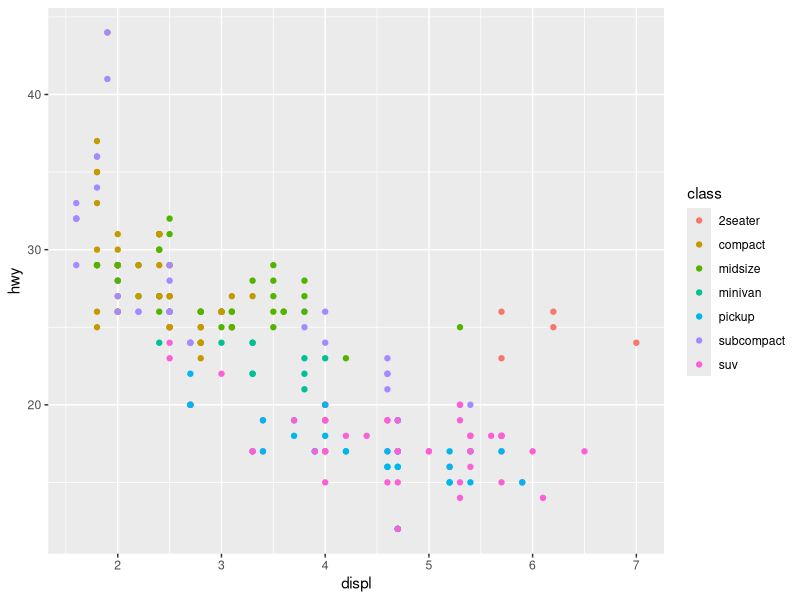
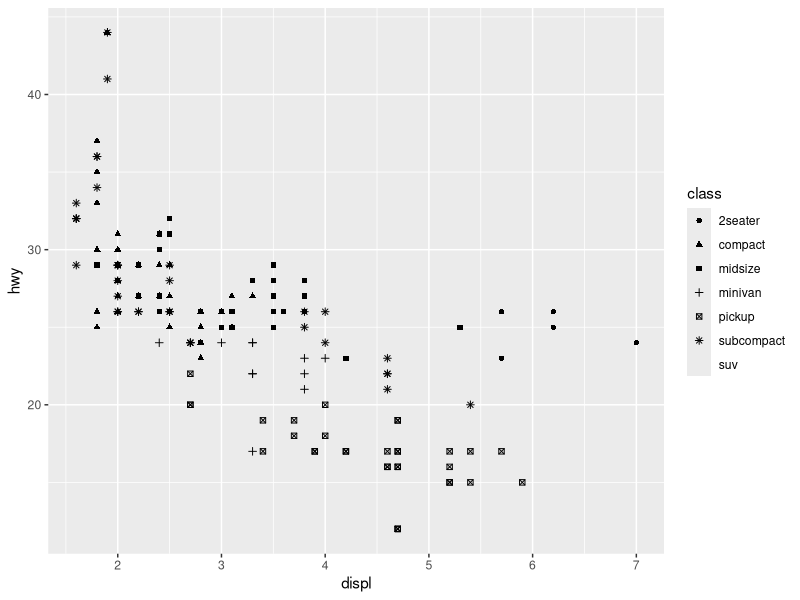
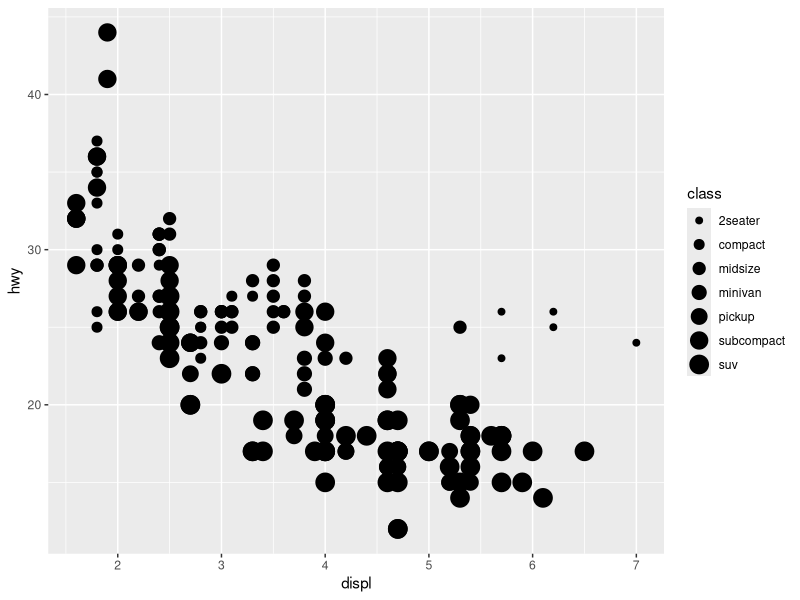
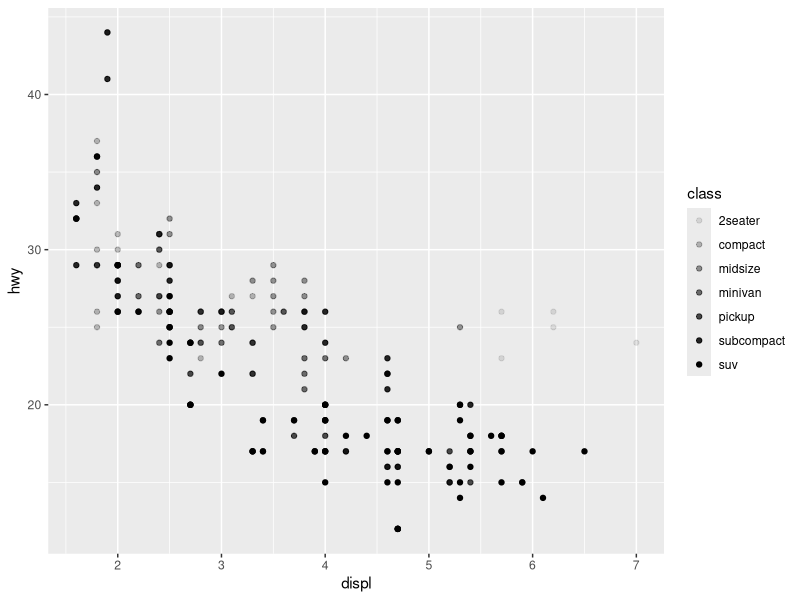
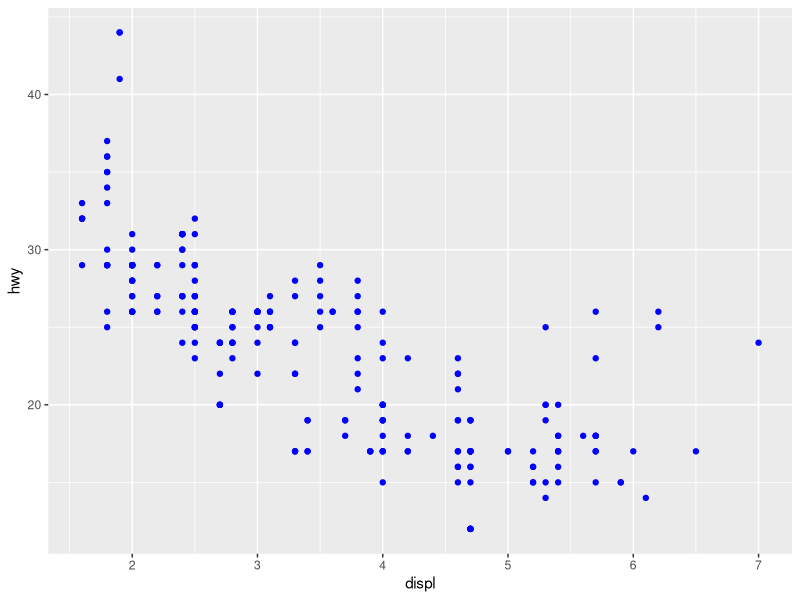
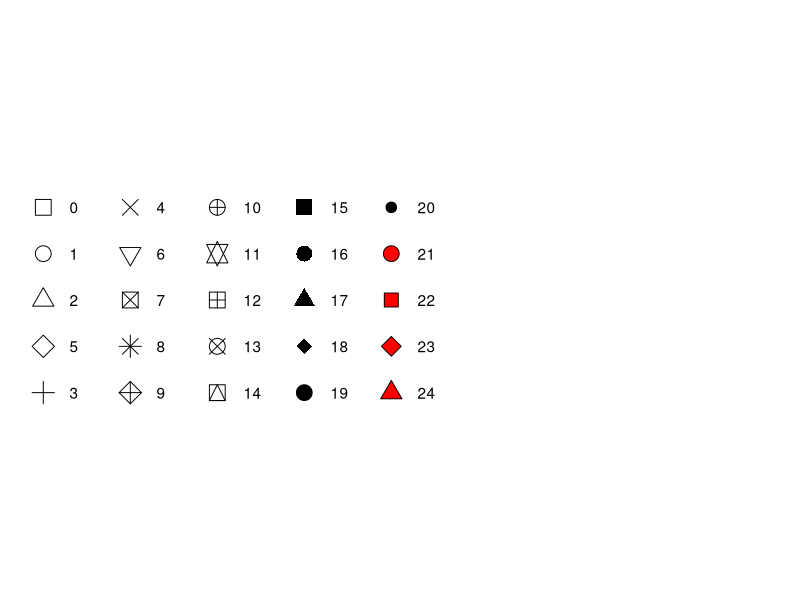
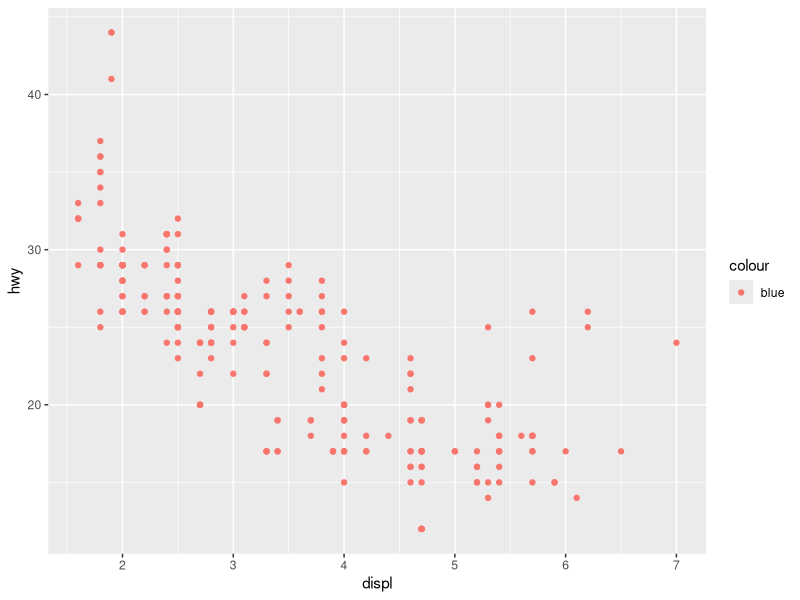
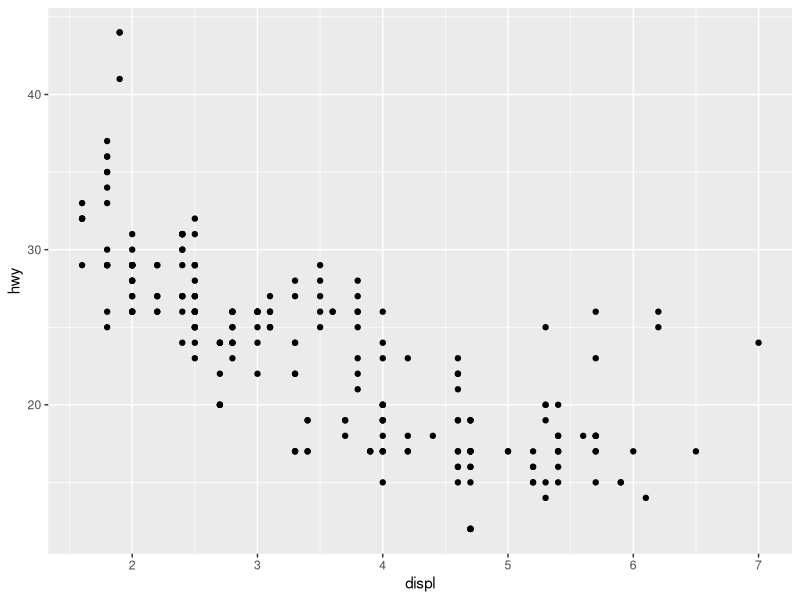

Source code (R) for these figures, in order: (Note: this script raises an error after producing the figures.)
## ---- chunk 1
knitr::opts_chunk$set(warning = FALSE, message = FALSE)
## ---- chunk 2
library(tidyverse)
library(ggplot2)
library(palmerpenguins)
## ---- chunk 3
#| label: setup
#| message: false

library(tidyverse)
library(patchwork)
## ---- chunk 4
?mpg

nrow(mpg)

sapply(mpg,class)

## ---- chunk 5
#| layout-ncol: 2
#| fig-width: 4
#| fig-alt: |
#|   Two scatterplots next to each other, both visualizing highway fuel #|   efficiency versus engine size of cars and showing a negative 
#|   association. In the plot on the left class is mapped to the color 
#|   aesthetic, resulting in different colors for each class. 
#|   In the plot on the right class is mapped the shape aesthetic, 
#|   resulting in different plotting character shapes for each class,
#|   except for suv. Each plot comes with a legend that shows the 
#|   mapping between color or shape and levels of the class variable.

# Left
ggplot(mpg, aes(x = displ, y = hwy, color = class)) +
  geom_point()

# Right
ggplot(mpg, aes(x = displ, y = hwy, shape = class)) +
  geom_point()
## ---- chunk 6
#| layout-ncol: 2
#| fig-width: 4
#| fig-alt: |
#|   Two scatterplots next to each other, both visualizing highway fuel 
#|   efficiency versus engine size of cars and showing a negative 
#|   association. In the plot on the left class is mapped to the size 
#|   aesthetic, resulting in different sizes for each class. 
#|   In the plot on the right class is mapped the alpha aesthetic, 
#|   resulting in different alpha (transparency) levels for each class. 
#|   Each plot comes with a legend that shows the mapping between size 
#|   or alpha level and levels of the class variable.

# Left
ggplot(mpg, aes(x = displ, y = hwy, size = class)) +
  geom_point()

# Right
ggplot(mpg, aes(x = displ, y = hwy, alpha = class)) +
  geom_point()
## ---- chunk 7
#| fig-alt: |
#|   Scatterplot of highway fuel efficiency versus engine size of cars 
#|   that shows a negative association. All points are blue.

ggplot(mpg, aes(x = displ, y = hwy)) + 
  geom_point(color = "blue")
## ---- chunk 8
#| label: fig-shapes
#| echo: false
#| warning: false
#| fig.asp: 0.364
#| fig-align: "center"
#| fig-cap: |
#|   R has 25 built-in shapes that are identified by numbers. There are some 
#|   seeming duplicates: for example, 0, 15, and 22 are all squares. The 
#|   difference comes from the interaction of the `color` and `fill` 
#|   aesthetics. The hollow shapes (0--14) have a border determined by `color`; 
#|   the solid shapes (15--20) are filled with `color`; the filled shapes 
#|   (21--24) have a border of `color` and are filled with `fill`. Shapes are 
#|   arranged to keep similar shapes next to each other.  
#| fig-alt: |
#|   Mapping between shapes and the numbers that represent them: 0 - square, 
#|   1 - circle, 2 - triangle point up, 3 - plus, 4 - cross, 5 - diamond, 
#|   6 - triangle point down, 7 - square cross, 8 - star, 9 - diamond plus, 
#|   10 - circle plus, 11 - triangles up and down, 12 - square plus, 
#|   13 - circle cross, 14 - square and triangle down, 15 - filled square, 
#|   16 - filled circle, 17 - filled triangle point-up, 18 - filled diamond, 
#|   19 - solid circle, 20 - bullet (smaller circle), 21 - filled circle blue, 
#|   22 - filled square blue, 23 - filled diamond blue, 24 - filled triangle 
#|   point-up blue, 25 - filled triangle point down blue.

shapes <- tibble(
  shape = c(0, 1, 2, 5, 3, 4, 6:19, 20, 21, 22, 23, 24),
  x = (0:24 %/% 5) / 2,
  y = (-(0:24 %% 5)) / 4
)
ggplot(shapes, aes(x, y)) + 
  geom_point(aes(shape = shape), size = 5, fill = "red") +
  geom_text(aes(label = shape), hjust = 0, nudge_x = 0.15) +
  scale_shape_identity() +
  expand_limits(x = 4.1) +
  scale_x_continuous(NULL, breaks = NULL) + 
  scale_y_continuous(NULL, breaks = NULL, limits = c(-1.2, 0.2)) + 
  theme_minimal() +
  theme(aspect.ratio = 1/2.75)
## ---- chunk 9
    #| fig-show: hide
    #| fig-alt: |
    #|   Scatterplot of highway fuel efficiency versus engine size of cars  
    #|   that shows a negative association. All points are red and 
    #|   the legend shows a red point that is mapped to the word blue.

    ggplot(mpg) + 
      geom_point(aes(x = displ, y = hwy, color = "blue"))
## ---- chunk 10
#| echo: false
#| message: false
#| layout-ncol: 2
#| fig-width: 3
#| fig-alt: |
#|   There are two plots. The plot on the left is a scatterplot of highway 
#|   fuel efficiency versus engine size of cars and the plot on the right 
#|   shows a smooth curve that follows the trajectory of the relationship 
#|   between these variables. A confidence interval around the smooth 
#|   curve is also displayed.

ggplot(mpg, aes(x = displ, y = hwy)) + 
  geom_point()

ggplot(mpg, aes(x = displ, y = hwy)) + 
  geom_smooth()
## ---- chunk 11
#| fig-show: hide

# Left
ggplot(mpg, aes(x = displ, y = hwy)) + 
  geom_point()

# Right
ggplot(mpg, aes(x = displ, y = hwy)) + 
  geom_smooth()
## ---- chunk 12
#| message: false
#| layout-ncol: 2
#| fig-width: 3
#| fig-alt: |
#|   Two plots of highway fuel efficiency versus engine size of cars.
#|   The data are represented with smooth curves. On the left, three 
#|   smooth curves, all with the same linetype. On the right, three 
#|   smooth curves with different line types (solid, dashed, or long 
#|   dashed) for each type of drive train. In both plots, confidence 
#|   intervals around the smooth curves are also displayed.

# Left
ggplot(mpg, aes(x = displ, y = hwy, shape = drv)) + 
  geom_smooth()

# Right
ggplot(mpg, aes(x = displ, y = hwy, linetype = drv)) + 
  geom_smooth()
## ---- chunk 13
#| message: false
#| fig-alt: |
#|   A plot of highway fuel efficiency versus engine size of cars. The data 
#|   are represented with points (colored by drive train) as well as smooth 
#|   curves (where line type is determined based on drive train as well). 
#|   Confidence intervals around the smooth curves are also displayed.

ggplot(mpg, aes(x = displ, y = hwy, color = drv)) + 
  geom_point() +
  geom_smooth(aes(linetype = drv))
## ---- chunk 14
#| layout-ncol: 3
#| fig-width: 3
#| fig-asp: 1
#| message: false
#| fig-alt: |
#|   Three plots, each with highway fuel efficiency on the y-axis and engine 
#|   size of cars, where data are represented by a smooth curve. The first plot 
#|   only has these two variables, the center plot has three separate smooth 
#|   curves for each level of drive train, and the right plot not only has the 
#|   same three separate smooth curves for each level of drive train but these 
#|   curves are plotted in different colors, with a legend explaining which 
#|   color maps to which level. Confidence intervals around the smooth curves 
#|   are also displayed.

# Left
ggplot(mpg, aes(x = displ, y = hwy)) +
  geom_smooth()

# Middle
ggplot(mpg, aes(x = displ, y = hwy)) +
  geom_smooth(aes(group = drv))

# Right
ggplot(mpg, aes(x = displ, y = hwy)) +
  geom_smooth(aes(color = drv), show.legend = FALSE)
## ---- chunk 15
#| message: false
#| fig-alt: |
#|   Scatterplot of highway fuel efficiency versus engine size of cars, where 
#|   points are colored according to the car class. A smooth curve following 
#|   the trajectory of the relationship between highway fuel efficiency versus 
#|   engine size of cars is overlaid along with a confidence interval around it.

ggplot(mpg, aes(x = displ, y = hwy)) + 
  geom_point(aes(color = class)) + 
  geom_smooth()
## ---- chunk 16
#| message: false
#| fig-alt: |
#|   Scatterplot of highway fuel efficiency versus engine size of cars, where 
#|   points are colored according to the car class. A smooth curve following 
#|   the trajectory of the relationship between highway fuel efficiency versus 
#|   engine size of subcompact cars is overlaid along with a confidence interval 
#|   around it.

ggplot(mpg, aes(x = displ, y = hwy)) + 
  geom_point() + 
  geom_point(
    data = mpg %>% filter(class == "2seater"), 
    color = "red"
  ) +
  geom_point(
    data = mpg %>% filter(class == "2seater"), 
    shape = "circle open", size = 3, color = "red"
  )
## ---- chunk 17
#| layout-ncol: 3
#| fig-width: 3
#| fig-alt: |
#|   Three plots: histogram, density plot, and box plot of highway
#|   mileage.
 
# Left
ggplot(mpg, aes(x = hwy)) +
  geom_histogram(binwidth = 2)

# Middle
ggplot(mpg, aes(x = hwy)) +
  geom_density()

# Right
ggplot(mpg, aes(x = hwy)) +
  geom_boxplot()
## ---- chunk 18
#| fig-asp: 0.33
#| fig-alt: 
#|   Density curves for highway mileage for cars with rear wheel, 
#|   front wheel, and 4-wheel drives plotted separately. The 
#|   distribution is bimodal and roughly symmetric for real and 
#|   4 wheel drive cars and unimodal and right skewed for front 
#|   wheel drive cars.

library(ggridges)

ggplot(mpg, aes(x = hwy, y = drv, fill = drv, color = drv)) +
  geom_density_ridges(alpha = 0.5, show.legend = FALSE)
## ---- chunk 19
    #| fig-show: hide
    #| message: false

    ggplot(mpg, aes(x = displ, y = hwy)) +
      geom_smooth(aes(color = drv), show.legend = FALSE)
## ---- chunk 20

    #| message: false
    #| layout-ncol: 2
    #| fig-width: 3
    #| fig-alt: |
    #|   There are six scatterplots in this figure, arranged in a 3x2 grid.
    #|   In all plots highway fuel efficiency of cars are on the y-axis and
    #|   engine size is on the x-axis. The first plot shows all points in black
    #|   with a smooth curve overlaid on them. In the second plot points are
    #|   also all black, with separate smooth curves overlaid for each level of
    #|   drive train. On the third plot, points and the smooth curves are
    #|   represented in different colors for each level of drive train. In the
    #|   fourth plot the points are represented in different colors for each
    #|   level of drive train but there is only a single smooth line fitted to
    #|   the whole data. In the fifth plot, points are represented in different
    #|   colors for each level of drive train, and a separate smooth curve with
    #|   different line types are fitted to each level of drive train. And
    #|   finally in the sixth plot points are represented in different colors
    #|   for each level of drive train and they have a thick white border.

    ggplot(mpg, aes(x = displ, y = hwy)) + 
      geom_point() + 
      geom_smooth(se = FALSE)
    ggplot(mpg, aes(x = displ, y = hwy)) + 
      geom_smooth(aes(group = drv), se = FALSE) +
      geom_point()
    ggplot(mpg, aes(x = displ, y = hwy, color = drv)) + 
      geom_point() + 
      geom_smooth(se = FALSE)
    ggplot(mpg, aes(x = displ, y = hwy)) + 
      geom_point(aes(color = drv)) + 
      geom_smooth(se = FALSE)
    ggplot(mpg, aes(x = displ, y = hwy)) + 
      geom_point(aes(color = drv)) +
      geom_smooth(aes(linetype = drv), se = FALSE)
    ggplot(mpg, aes(x = displ, y = hwy)) + 
      geom_point(size = 4, color = "white") + 
      geom_point(aes(color = drv))
## ---- chunk 21
#| fig-alt: |
#|   Scatterplot of highway fuel efficiency versus engine size of cars, 
#|   faceted by class, with facets spanning two rows.

ggplot(mpg, aes(x = displ, y = hwy)) + 
  geom_point() + 
  facet_wrap(~cyl)
## ---- chunk 22
#| fig-alt: |
#|   Scatterplot of highway fuel efficiency versus engine size of cars, faceted 
#|   by number of cylinders across rows and by type of drive train across 
#|   columns. This results in a 4x3 grid of 12 facets. Some of these facets have 
#|   no observations: 5 cylinders and 4 wheel drive, 4 or 5 cylinders and front 
#|   wheel drive.

ggplot(mpg, aes(x = displ, y = hwy)) + 
  geom_point() + 
  facet_grid(drv ~ cyl)
## ---- chunk 23
#| fig-alt: |
#|   Scatterplot of highway fuel efficiency versus engine size of cars, 
#|   faceted by number of cylinders across rows and by type of drive train 
#|   across columns. This results in a 4x3 grid of 12 facets. Some of these 
#|   facets have no observations: 5 cylinders and 4 wheel drive, 4 or 5 
#|   cylinders and front wheel drive. Facets within a row share the same 
#|   y-scale and facets within a column share the same x-scale.

ggplot(mpg, aes(x = displ, y = hwy)) + 
  geom_point() + 
  facet_grid(drv ~ cyl, scales = "free_y")
## ---- chunk 24
    #| fig-show: hide

    ggplot(mpg) + 
      geom_point(aes(x = drv, y = cyl))
## ---- chunk 25
    #| fig-show: hide

    ggplot(mpg) + 
      geom_point(aes(x = displ, y = hwy)) +
      facet_grid(drv ~ .)

    ggplot(mpg) + 
      geom_point(aes(x = displ, y = hwy)) +
      facet_grid(. ~ cyl)
## ---- chunk 26
    #| fig-show: hide

    ggplot(mpg) + 
      geom_point(aes(x = displ, y = hwy)) + 
      facet_wrap(~ class, nrow = 2)
## ---- chunk 27
    #| fig-show: hide
    #| message: false

    ggplot(mpg, aes(x = displ)) + 
      geom_histogram() + 
      facet_grid(drv ~ .)

    ggplot(mpg, aes(x = displ)) + 
      geom_histogram() +
      facet_grid(. ~ drv)
## ---- chunk 28
    #| fig-show: hide

    ggplot(mpg) + 
      geom_point(aes(x = displ, y = hwy)) +
      facet_grid(drv ~ .)
## ---- chunk 29
#| fig-alt: |
#|   Bar chart of number of each cut of diamond. There are roughly 1500 
#|   Fair, 5000 Good, 12000 Very Good, 14000 Premium, and 22000 Ideal cut 
#|   diamonds.

ggplot(diamonds, aes(x = cut)) + 
  geom_bar()
## ---- chunk 30
#| label: fig-vis-stat-bar
#| echo: false
#| out-width: "100%"
#| fig-cap: |
#|   When creating a bar chart we first start with the raw data, then
#|   aggregate it to count the number of observations in each bar,
#|   and finally map those computed variables to plot aesthetics.
#| fig-alt: |
#|   A figure demonstrating three steps of creating a bar chart. 
#|   Step 1. geom_bar() begins with the diamonds data set. Step 2. geom_bar() 
#|   transforms the data with the count stat, which returns a data set of 
#|   cut values and counts. Step 3. geom_bar() uses the transformed data to 
#|   build the plot. cut is mapped to the x-axis, count is mapped to the y-axis.

knitr::include_graphics("images/visualization-stat-bar.png")
## ---- chunk 31
    #| warning: false
    #| fig-alt: |
    #|   Bar chart of number of each cut of diamond. There are roughly 1500 
    #|   Fair, 5000 Good, 12000 Very Good, 14000 Premium, and 22000 Ideal cut 
    #|   diamonds.

    diamonds %>%
      count(cut) %>%
      ggplot(aes(x = cut, y = n)) +
      geom_bar(stat = "identity")
## ---- chunk 32
    #| fig-alt: |
    #|   Bar chart of proportion of each cut of diamond. Roughly, Fair 
    #|   diamonds make up 0.03, Good 0.09, Very Good 0.22, Premium 0.26, and 
    #|   Ideal 0.40.

    ggplot(diamonds, aes(x = cut, y = after_stat(prop), group = 1)) + 
      geom_bar()
## ---- chunk 33
    #| fig-alt: |
    #|   A plot with depth on the y-axis and cut on the x-axis (with levels 
    #|   fair, good, very good, premium, and ideal) of diamonds. For each level 
    #|   of cut, vertical lines extend from minimum to maximum depth for diamonds 
    #|   in that cut category, and the median depth is indicated on the line 
    #|   with a point.

    ggplot(diamonds) + 
      stat_summary(
        aes(x = cut, y = depth),
        fun.min = min,
        fun.max = max,
        fun = median
      )
## ---- chunk 34
    #| fig-show: hide

    ggplot(diamonds, aes(x = cut, y = after_stat(prop))) + 
      geom_bar()
    ggplot(diamonds, aes(x = cut, fill = color, y = after_stat(prop))) + 
      geom_bar()
## ---- chunk 35
#| layout-ncol: 2
#| fig-width: 4
#| fig-alt: |
#|   Two bar charts of drive types of cars. In the first plot, the bars have 
#|   colored borders. In the second plot, they're filled with colors. Heights 
#|   of the bars correspond to the number of cars in each cut category.

# Left
ggplot(mpg, aes(x = drv, color = drv)) + 
  geom_bar()

# Right
ggplot(mpg, aes(x = drv, fill = drv)) + 
  geom_bar()
## ---- chunk 36
#| fig-alt: |
#|   Segmented bar chart of drive types of cars, where each bar is filled with 
#|   colors for the classes of cars. Heights of the bars correspond to the 
#|   number of cars in each drive category, and heights of the colored 
#|   segments are proportional to the number of cars with a given class 
#|   level within a given drive type level.

ggplot(mpg, aes(x = drv, fill = class)) + 
  geom_bar()
## ---- chunk 37
    #| layout-ncol: 2
    #| fig-width: 4
    #| fig-alt: |
    #|   Segmented bar chart of drive types of cars, where each bar is filled with 
    #|   colors for the classes of cars. Heights of the bars correspond to the 
    #|   number of cars in each drive category, and heights of the colored 
    #|   segments are proportional to the number of cars with a given class 
    #|   level within a given drive type level. However the segments overlap. In 
    #|   the first plot the bars are filled with transparent colors
    #|   and in the second plot they are only outlined with color.

    # Left
    ggplot(mpg, aes(x = drv, fill = class)) + 
      geom_bar(alpha = 1/5, position = "identity")

    # Right
    ggplot(mpg, aes(x = drv, color = class)) + 
      geom_bar(fill = NA, position = "identity")
## ---- chunk 38
    #| layout-ncol: 2
    #| fig-width: 4
    #| fig-alt: |
    #|   On the left, segmented bar chart of drive types of cars, where each bar is 
    #|   filled with colors for the levels of class. Height of each bar is 1 and 
    #|   heights of the colored segments represent the proportions of cars 
    #|   with a given class level within a given drive type.
    #|   On the right, dodged bar chart of drive types of cars. Dodged bars are 
    #|   grouped by levels of drive type. Within each group bars represent each 
    #|   level of class. Some classes are represented within some drive types and 
    #|   not represented in others, resulting in unequal number of bars within each 
    #|   group. Heights of these bars represent the number of cars with a given 
    #|   level of drive type and class.

    # Left
    ggplot(mpg, aes(x = drv, fill = class)) + 
      geom_bar(position = "fill")

    # Right
    ggplot(mpg, aes(x = drv, fill = class)) + 
      geom_bar(position = "dodge")
## ---- chunk 39
#| echo: false
#| fig-alt: |
#|   Scatterplot of highway fuel efficiency versus engine size of cars that 
#|   shows a negative association.

ggplot(mpg, aes(x = displ, y = hwy)) + 
  geom_point()
## ---- chunk 40
#| fig-alt: |
#|   Jittered scatterplot of highway fuel efficiency versus engine size of cars. 
#|   The plot shows a negative association.

ggplot(mpg, aes(x = displ, y = hwy)) + 
  geom_point(position = "jitter")
## ---- chunk 41
    #| fig-show: hide

    ggplot(mpg, aes(x = cty, y = hwy)) + 
      geom_point()
## ---- chunk 42
    #| fig-show: hide

    ggplot(mpg, aes(x = displ, y = hwy)) +
      geom_point()
    ggplot(mpg, aes(x = displ, y = hwy)) +
      geom_point(position = "identity")
## ---- chunk 43
#| label: fig-visualization-grammar
#| echo: false
#| fig-alt: |
#|   A figure demonstrating the steps for going from raw data to table of 
#|   frequencies where each row represents one level of cut and a count column 
#|   shows how many diamonds are in that cut level. Then, these values are 
#|   mapped to heights of bars.
#| fig-cap: |
#|   Steps for going from raw data to a table of frequencies to a bar plot where 
#|   the heights of the bar represent the frequencies.

knitr::include_graphics("images/visualization-grammar.png")
